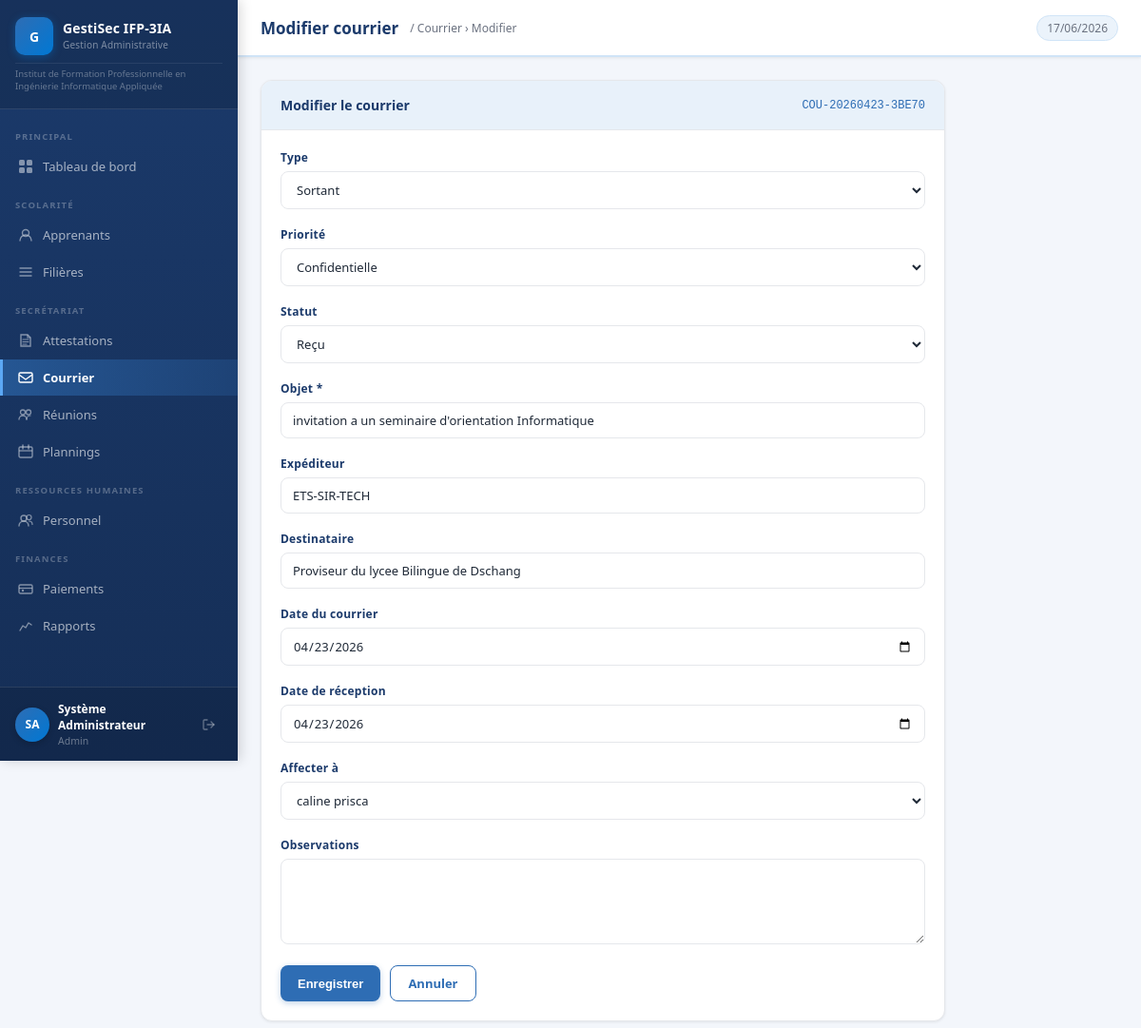
/modules/courrier/edit.php?id=2 (signed in), run on the app's committed database.
### tables this page shows
CREATE TABLE `courriers` (
  `id` int(11) NOT NULL,
  `reference` varchar(50) NOT NULL,
  `type` enum('entrant','sortant') DEFAULT 'entrant',
  `objet` text NOT NULL,
  `expediteur` varchar(200) DEFAULT NULL,
  `destinataire` varchar(200) DEFAULT NULL,
  `date_courrier` date DEFAULT curdate(),
  `date_reception` date DEFAULT NULL,
  `statut` enum('recu','en_traitement','traite','archive') DEFAULT 'recu',
  `priorite` enum('normale','urgente','confidentielle') DEFAULT 'normale',
  `affecte_a` int(11) DEFAULT NULL,
  `observations` text DEFAULT NULL,
  `fichier` varchar(255) DEFAULT NULL,
  `created_at` datetime DEFAULT current_timestamp()
);

CREATE TABLE `personnel` (
  `id` int(11) NOT NULL,
  `matricule` varchar(30) NOT NULL,
  `nom` varchar(100) NOT NULL,
  `prenom` varchar(100) NOT NULL,
  `poste` varchar(100) NOT NULL,
  `departement` varchar(100) DEFAULT NULL,
  `type_contrat` enum('CDI','CDD','vacataire','stage') DEFAULT 'CDI',
  `telephone` varchar(20) DEFAULT NULL,
  `email` varchar(150) DEFAULT NULL,
  `date_embauche` date DEFAULT NULL,
  `salaire` decimal(12,2) DEFAULT 0.00,
  `solde_conge` int(11) DEFAULT 30,
  `statut` enum('actif','inactif') DEFAULT 'actif',
  `created_at` datetime DEFAULT current_timestamp()
);

### includes/auth.php (called while the page is built, shortened)
<?php
function clean(string $val): string {
    return htmlspecialchars(trim($val), ENT_QUOTES, 'UTF-8');
}

### modules/courrier/edit.php (the view, shortened to what this page needs)
<?php
require_once __DIR__ . '/../../includes/auth.php';
$db = getDB();
$id = (int)($_GET['id'] ?? 0);
$stmt = $db->prepare("SELECT * FROM courriers WHERE id=?"); $stmt->execute([$id]);
$courrier = $stmt->fetch();
$breadcrumb = '<a href="index.php">Courrier</a> › Modifier';
$personnel  = $db->query("SELECT * FROM personnel WHERE statut='actif' ORDER BY nom")->fetchAll();
require_once __DIR__ . '/../../includes/header.php';
?>
<div style="max-width:720px">
<div class="card">
  <div class="card-header">
    <h2>Modifier le courrier</h2>
    <code style="font-size:12px;color:var(--blue-mid)"><?= clean($courrier['reference']) ?></code>
  </div>
  <div class="card-body">
    <form method="POST">
      <div class="form-grid-3">
        <div class="form-group">
          <label class="form-label">Type</label>
          <select name="type" class="form-control">
            <option value="sortant" <?= $courrier['type']==='sortant'?'selected':'' ?>>Sortant</option>
          </select>
        </div>
        <div class="form-group">
          <label class="form-label">Priorité</label>
          <select name="priorite" class="form-control">
            <option value="confidentielle" <?= $courrier['priorite']==='confidentielle'?'selected':'' ?>>Confidentielle</option>
          </select>
        </div>
        <div class="form-group">
          <label class="form-label">Statut</label>
          <select name="statut" class="form-control">
            <option value="recu"          <?= $courrier['statut']==='recu'?'selected':'' ?>>Reçu</option>
          </select>
        </div>
      </div>
      <div class="form-group">
        <label class="form-label">Objet *</label>
        <input type="text" name="objet" class="form-control" value="<?= clean($courrier['objet']) ?>" required>
      </div>
      <div class="form-grid-2">
        <div class="form-group">
          <label class="form-label">Expéditeur</label>
          <input type="text" name="expediteur" class="form-control" value="<?= clean($courrier['expediteur']) ?>">
        </div>
        <div class="form-group">
          <label class="form-label">Destinataire</label>
          <input type="text" name="destinataire" class="form-control" value="<?= clean($courrier['destinataire']) ?>">
        </div>
      </div>
      <div class="form-grid-2">
        <div class="form-group">
          <label class="form-label">Date du courrier</label>
          <input type="date" name="date_courrier" class="form-control" value="<?= $courrier['date_courrier'] ?>">
        </div>
        <div class="form-group">
          <label class="form-label">Date de réception</label>
          <input type="date" name="date_reception" class="form-control" value="<?= $courrier['date_reception'] ?>">
        </div>
      </div>
      <div class="form-group">
        <label class="form-label">Affecter à</label>
        <select name="affecte_a" class="form-control">
          <?php foreach($personnel as $p): ?>
          <option value="<?= $p['id'] ?>" <?= $courrier['affecte_a']==$p['id']?'selected':'' ?>>
            <?= clean($p['prenom'].' '.$p['nom']) ?>
          </option>
          <?php endforeach; ?>
        </select>
      </div>
      <div class="form-group">
        <label class="form-label">Observations</label>
        <textarea name="observations" class="form-control"><?= clean($courrier['observations']) ?></textarea>
      </div>
      <div style="display:flex;gap:10px;margin-top:8px">
        <button type="submit" class="btn btn-primary">Enregistrer</button>
        <a href="index.php" class="btn btn-outline">Annuler</a>
      </div>
    </form>
  </div>
</div>
</div>
<?php require_once __DIR__ . '/../../includes/footer.php'; ?>

### assets/css/style.css (style rules this page uses)
*, *::before, *::after { box-sizing: border-box; margin: 0; padding: 0; }
:root { --blue-dark: #1B3A6B; --blue-mid: #2E6DB4; --blue-accent: #0078D4; --blue-light: #D0E4F7; --blue-pale: #EBF3FB; --blue-stripe: #E8F1FA; --gray-dark: #1F2937; --gray-mid: #6B7280; --gray-light: #E5E7EB; --gray-pale: #F3F6FB; --white: #FFFFFF; --red: #B91C1C; --green: #15803D; --orange: #C2410C; --yellow: #B45309; --sidebar-w: 250px; --topbar-h: 60px; --radius: 8px; --radius-lg: 12px; --shadow-sm: 0 1px 3px rgba(0,0,0,.08); --shadow: 0 2px 8px rgba(0,0,0,.10); --shadow-lg: 0 4px 16px rgba(0,0,0,.12); }
body { font-family: 'Segoe UI', Arial, sans-serif; font-size: 14px; color: var(--gray-dark); background: var(--gray-pale); }
a { text-decoration: none; color: inherit; }
.card { background: var(--white); border-radius: var(--radius-lg); box-shadow: var(--shadow-sm); border: 1px solid var(--gray-light); overflow: hidden; }
.card-header { padding: 16px 20px; border-bottom: 1px solid var(--gray-light); display: flex; align-items: center; justify-content: space-between; background: var(--blue-stripe); }
.card-body { padding: 20px; }
.btn { display: inline-flex; align-items: center; gap: 6px; padding: 9px 18px; border-radius: var(--radius); font-size: 13px; font-weight: 600; cursor: pointer; border: none; transition: all .15s; white-space: nowrap; }
.btn-primary { background: var(--blue-mid); color: #fff; box-shadow: 0 2px 6px rgba(46,109,180,.3); }
.form-group { margin-bottom: 18px; }
.form-label { display: block; font-size: 12px; font-weight: 600; color: var(--blue-dark); margin-bottom: 6px; letter-spacing: .02em; }
.form-control { width: 100%; padding: 9px 12px; border: 1.5px solid var(--gray-light); border-radius: var(--radius); font-size: 13px; color: var(--gray-dark); background: var(--white); transition: border-color .15s, box-shadow .15s; font-family: inherit; }
.form-control::placeholder { color: var(--gray-mid); }
textarea.form-control { resize: vertical; min-height: 90px; }
select.form-control { cursor: pointer; }
.btn-outline { background: transparent; color: #2E6DB4; border: 1.5px solid #2E6DB4; }
.card-header h2 { font-size: 14px; font-weight: 700; color: #1B3A6B; margin: 0; }

### data on the page
courriers: reference "COU-20260423-3BE70", type "Sortant", priorite "Confidentielle", statut "Reçu", objet "invitation a un seminaire d'orientation Informatique", expediteur "ETS-SIR-TECH", destinataire "Proviseur du lycee Bilingue de Dschang", date_courrier "04/23/2026", date_reception "04/23/2026", affecte_a "caline prisca"

### other printed values
APP_NAME "GestiSec IFP-3IA"
APP_FULL_NAME "Institut de Formation Professionnelle en Ingénierie Informatique Appliquée"
substr($user['prenom'],0,1).substr($user['nom'],0,1) "SA"
$user['prenom'] "Système"
$user['nom'] "Administrateur"
$user['role'] "Admin"
$pageTitle "Modifier courrier"
